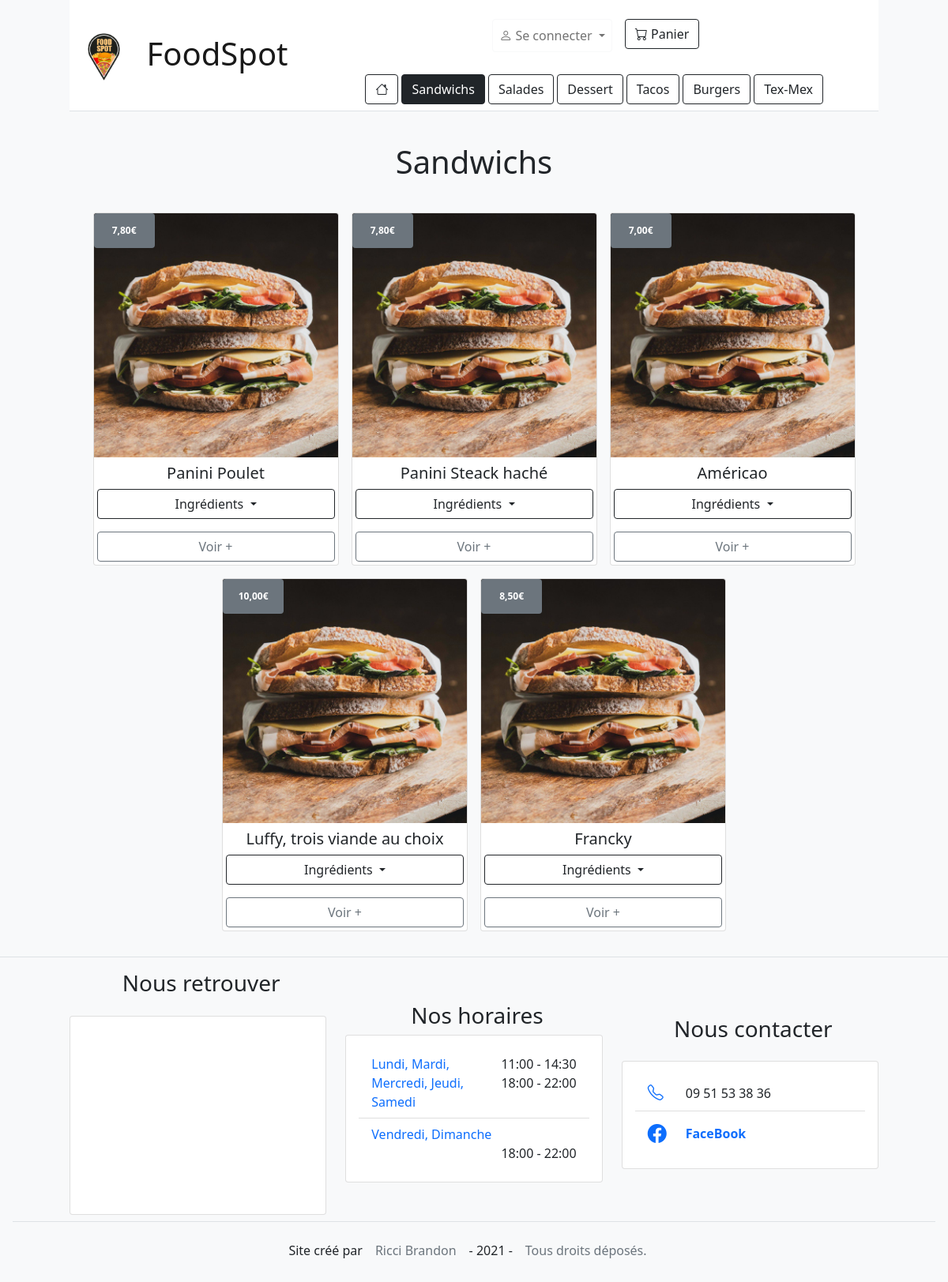
The app's page /index.php?cat=23 with its own data.
### tables this page shows
CREATE TABLE IF NOT EXISTS `categories` (
  `id_categories` int(11) NOT NULL AUTO_INCREMENT,
  `identifiant_categories` int(11) NOT NULL,
  `nom_categories` text NOT NULL,
  `img_categories` text NOT NULL,
  PRIMARY KEY (`id_categories`)
);

CREATE TABLE IF NOT EXISTS `produits` (
  `id_produits` int(11) NOT NULL AUTO_INCREMENT,
  `identifiant_produits` int(11) NOT NULL,
  `nom_produits` text NOT NULL,
  `prix_produits` float NOT NULL,
  `id_categorie` int(11) NOT NULL,
  `id_ingredients` text DEFAULT NULL,
  `dispo_produits` tinyint(1) NOT NULL,
  `img_produits` text DEFAULT 'logo.png',
  PRIMARY KEY (`id_produits`),
  KEY `id_categorie` (`id_categorie`)
);

### config/database.php (called while the page is built, shortened)
<?php
class DataBase{
    private $host = "localhost";
    private $dbName = "foodspot";
    private $char = "utf8";
    private $user = "root";
    private $password = "";
    public $connexion;
    public function getConnexion(){
        $this->connexion = null;
        try {
            $this->connexion = new PDO('mysql:host='.$this->host.';dbname='.$this->dbName.';charset='.$this->char, $this->user, $this->password);
        }
        catch(PDOException $fail) {
            echo 'Erreur de connexion -> ', $fail->getMessage();
            die();
        }
    }
    public function getCategoriesName() {
        $queryStr = 'SELECT * FROM categories';
        $query = $this->connexion->query($queryStr);
        $respond = $query->fetchAll();
        return $respond;
    }
}
?>

### pages/productByCat.php (the view, shortened to what this page needs)
<?php
if(isset($_GET['cat'])){
    $id = $_GET['cat'];
}
if(isset($id)){
    $catInfoQuery = $bdd->connexion->prepare('SELECT * FROM categories WHERE id_categories = :id');
    $catInfoQuery->bindParam(':id', $id, PDO::PARAM_INT);
    if($catInfoQuery->execute()){
        $catInfo = $catInfoQuery->fetch();
    }
    else{
        print_r($catInfoQuery->errorInfo());
    }
    $productInfoListQuery = $bdd->connexion->prepare('SELECT * FROM produits WHERE id_categorie = :id AND dispo_produits = 1');
    $productInfoListQuery->bindParam(':id', $id, PDO::PARAM_INT);
    if($productInfoListQuery->execute()){
        $productInfoList = $productInfoListQuery->fetchAll();
    }
    else{
        print_r($productInfoListQuery->errorInfo());
    }
}
?>
<div id="page" class="w-100 p-3">
    <?php
        if(isset($catInfo)){
            echo '<h1 class="text-center m-4">'.$catInfo['nom_categories'].'</h1>';
        }
    ?>
    <div class="card-deck justify-content-center p-2 p-md-none row">
        <?php
            if(isset($productInfoList)){
                foreach($productInfoList as $productInfo){
                    echo '
                    <div class="card text-center col-md-3 m-2 mx-md-2 mt-md-2" style="min-width: 311px; padding: 0;">
                        <span class="position-absolute top-0 px-3 py-3 h1 badge w-25 rounded bg-secondary">
                            '.number_format($productInfo['prix_produits'], 2, ',', '.').'€
                        </span>
                        <img class="card-img-top" src="./assets/img/'.$productInfo['img_produits'].'" alt="Card image" />
                        <div class="card-body p-1">
                            <h5 class="card-title text-left mb-2 mt-1">
                                '.$productInfo['nom_produits'].'
                            </h5>
                            <div>';
                            if(isset($productInfo['id_ingredients']) && !empty($productInfo['id_ingredients'])){
                                echo '
                                <div class="d-grid">
                                    <button class="btn btn-outline-dark dropdown-toggle" type="button" data-toggle="collapse" data-target="#collapseIngredient'.$productInfo['id_produits'].'">
                                        Ingrédients
                                    </button>
                                </div>
                                ';
                            }
                            if(isset($productInfo['id_ingredients']) && !empty($productInfo['id_ingredients'])){
                                echo '
                                    <div class="d-grid">
                                        <button type="button" class="btn click btn-outline-secondary" data-toggle="modal" data-target="#moreModal" data-produit="'.$productInfo['id_produits'].'" data-categorie='.$_GET['cat'].' data-ingredient="'.$productInfo['id_ingredients'].'" >
                                            Voir +
                                        </button>
                                    </div>
                                ';
                            }
                        echo '
                            </div>
                        </div>
                    </div>';
                }
            }
        ?>
    </div>
</div>

### composant/NavBar/navBar.php (shortened to what this page needs)
<?php
$categoriesArray = $bdd->getCategoriesName();
?>
<nav class="navbar navbar-expand-md navbar-light bg-white w-100 border-bottom sticky-top" style="position: sticky;">
    <a href="index.php" class="navbar-brand mr-auto fs-1">
        <img src='./assets/img/logo.png' height="60" class="d-inline-block align-center" alt="" />
        FoodSpot
    </a>
    <div class="collapse navbar-collapse ms-3" style="flex-direction: column;" id="navbarMenu">
        <ul class="navbar-nav mt-3" style='flex-direction: row;'>
            <li class="nav-item dropdown">
                <button class="nav-link dropdown-toggle btn btn-md btn-outline-light me-3" id="accountDropdown" data-toggle="dropdown" aria-haspopup="true" aria-expanded="false">
                    <span class="bi-solid bi-person"></span>
                    <?php if(isset($_SESSION['user']['id_users'])){echo '<div class="d-inline">'.$_SESSION['user']['nom_users'].' <span class="d-none d-sm-inline">'.$_SESSION['user']['prenom_users'].'</span></div>';}
                                else{ echo 'Se connecter';} ?>
                </button>
            </li>
            <li class="nav-item">
                <button href="#" type="button" class="btn btn-md btn-outline-dark ml-2" data-toggle="modal" data-target="#cartModal">
                    <span class="bi bi-cart"></span>
                    Panier
                </button>
            </li>
        </ul>
        <br />
        <ul class="navbar-nav">
            <li class="nav-item">
                <a href="index.php" class="me-1 mt-1 btn btn-outline-dark <?php if(!isset($_GET['cat'])){echo 'active';} ?>">
                    <span class="bi bi-house"></span>
                </a>
            </li>
            <?php
                foreach($categoriesArray as $categorie){
                    if(isset($_GET['cat'])){
                        if($_GET['cat'] == $categorie['id_categories']){
                            echo '
                            <li class="nav-item">
                                <a href="index.php?cat='.$categorie['id_categories'].'" class="me-1 mt-1 btn btn-outline-dark active">
                                    '.$categorie['nom_categories'].'
                                </a>
                            </li>';
                        }
                        else{
                            echo '
                            <li class="nav-item">
                                <a href="index.php?cat='.$categorie['id_categories'].'" class="me-1 mt-1 btn btn-outline-dark">
                                    '.$categorie['nom_categories'].'
                                </a>
                            </li>';
                        }
                    }
                }
            ?>
        </ul>
    </div>
</nav>

### records on screen
categories: nom_categories "Sandwichs"
categories: nom_categories "Salades"
categories: nom_categories "Dessert"
categories: nom_categories "Tacos"
categories: nom_categories "Burgers"
categories: nom_categories "Tex-Mex"
produits: prix_produits "7,80", img_produits (picture), nom_produits "Panini Poulet"
produits: prix_produits "7,80", img_produits (picture), nom_produits "Panini Steack haché"
produits: prix_produits "7,00", img_produits (picture), nom_produits "Américao"
produits: prix_produits "10,00", img_produits (picture), nom_produits "Luffy, trois viande au choix"
produits: prix_produits "8,50", img_produits (picture), nom_produits "Francky"
